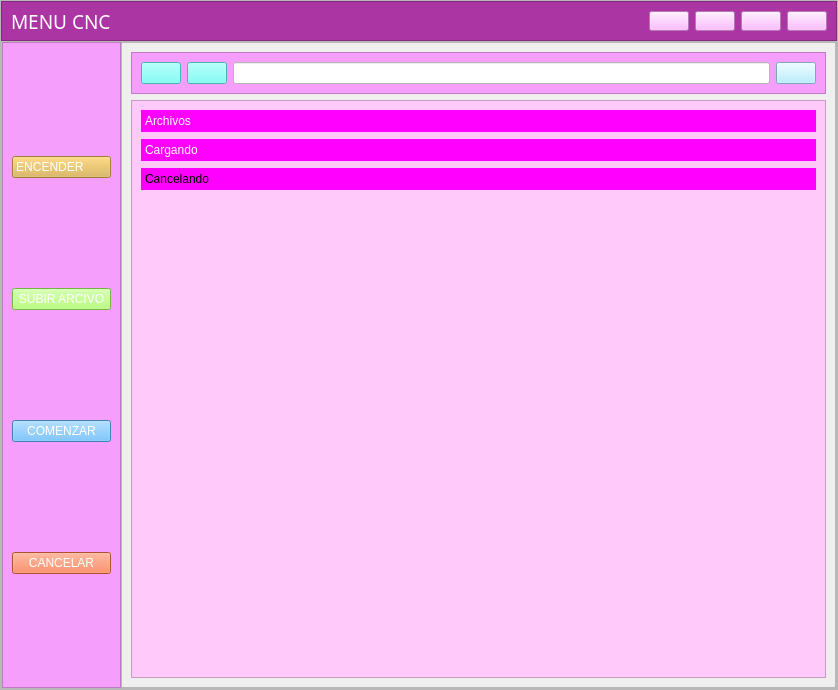
<?xml version="1.0" encoding="UTF-8"?>
<ui version="4.0">
 <class>MainWindow</class>
 <widget class="QMainWindow" name="MainWindow">
  <property name="geometry">
   <rect>
    <x>0</x>
    <y>0</y>
    <width>838</width>
    <height>690</height>
   </rect>
  </property>
  <property name="windowTitle">
   <string>MainWindow</string>
  </property>
  <widget class="QWidget" name="centralwidget">
   <property name="styleSheet">
    <string notr="true">background-color: qlineargradient(spread:pad, x1:0, y1:0, x2:1, y2:0, stop:0 rgba(245, 224, 176, 255), stop:0.09 rgba(246, 189, 237, 255), stop:0.14 rgba(194, 207, 246, 255), stop:0.19 rgba(184, 160, 168, 255), stop:0.25 rgba(171, 186, 248, 255), stop:0.32 rgba(243, 248, 224, 255), stop:0.385 rgba(249, 162, 183, 255), stop:0.47 rgba(100, 115, 124, 255), stop:0.58 rgba(251, 205, 202, 255), stop:0.65 rgba(170, 128, 185, 255), stop:0.75 rgba(252, 222, 204, 255), stop:0.805 rgba(206, 122, 218, 255), stop:0.86 rgba(254, 223, 175, 255), stop:0.91 rgba(254, 236, 244, 255), stop:1 rgba(255, 191, 221, 255));</string>
   </property>
   <layout class="QHBoxLayout" name="horizontalLayout_5">
    <property name="spacing">
     <number>0</number>
    </property>
    <property name="leftMargin">
     <number>0</number>
    </property>
    <property name="topMargin">
     <number>0</number>
    </property>
    <property name="rightMargin">
     <number>0</number>
    </property>
    <property name="bottomMargin">
     <number>0</number>
    </property>
    <item>
     <widget class="QFrame" name="frame">
      <property name="frameShape">
       <enum>QFrame::StyledPanel</enum>
      </property>
      <property name="frameShadow">
       <enum>QFrame::Raised</enum>
      </property>
      <layout class="QVBoxLayout" name="verticalLayout_2" stretch="1,0">
       <property name="spacing">
        <number>0</number>
       </property>
       <property name="leftMargin">
        <number>0</number>
       </property>
       <property name="topMargin">
        <number>0</number>
       </property>
       <property name="rightMargin">
        <number>0</number>
       </property>
       <property name="bottomMargin">
        <number>0</number>
       </property>
       <item>
        <widget class="QFrame" name="frame_superior">
         <property name="maximumSize">
          <size>
           <width>16777215</width>
           <height>40</height>
          </size>
         </property>
         <property name="styleSheet">
          <string notr="true">background-color: rgb(172, 53, 164);</string>
         </property>
         <property name="frameShape">
          <enum>QFrame::StyledPanel</enum>
         </property>
         <property name="frameShadow">
          <enum>QFrame::Raised</enum>
         </property>
         <layout class="QHBoxLayout" name="horizontalLayout">
          <item>
           <widget class="QLabel" name="label_MENU">
            <property name="enabled">
             <bool>true</bool>
            </property>
            <property name="font">
             <font>
              <family>Gill Sans Ultra Bold</family>
              <pointsize>14</pointsize>
              <weight>50</weight>
              <italic>false</italic>
              <bold>false</bold>
             </font>
            </property>
            <property name="accessibleName">
             <string notr="true"/>
            </property>
            <property name="accessibleDescription">
             <string notr="true"/>
            </property>
            <property name="styleSheet">
             <string notr="true">font: 14pt &quot;Gill Sans Ultra Bold&quot;;
color:rgb(255, 255, 255);
bord: rgb(1, 227, 252);</string>
            </property>
            <property name="text">
             <string>MENU CNC</string>
            </property>
           </widget>
          </item>
          <item>
           <spacer name="horizontalSpacer">
            <property name="orientation">
             <enum>Qt::Horizontal</enum>
            </property>
            <property name="sizeHint" stdset="0">
             <size>
              <width>551</width>
              <height>17</height>
             </size>
            </property>
           </spacer>
          </item>
          <item>
           <widget class="QPushButton" name="bt_minimizar">
            <property name="styleSheet">
             <string notr="true">background-color:rgb(255, 170, 255)</string>
            </property>
            <property name="text">
             <string/>
            </property>
            <property name="icon">
             <iconset>
              <normaloff>imagenes/bajar.svg</normaloff>imagenes/bajar.svg</iconset>
            </property>
           </widget>
          </item>
          <item>
           <widget class="QPushButton" name="bt_restaurar">
            <property name="styleSheet">
             <string notr="true">background-color:rgb(255, 170, 255)</string>
            </property>
            <property name="text">
             <string/>
            </property>
            <property name="icon">
             <iconset>
              <normaloff>imagenes/maximizar.svg</normaloff>imagenes/maximizar.svg</iconset>
            </property>
           </widget>
          </item>
          <item>
           <widget class="QPushButton" name="bt_maximizar">
            <property name="styleSheet">
             <string notr="true">background-color:rgb(255, 170, 255)</string>
            </property>
            <property name="text">
             <string/>
            </property>
            <property name="icon">
             <iconset>
              <normaloff>imagenes/minimizar.svg</normaloff>imagenes/minimizar.svg</iconset>
            </property>
           </widget>
          </item>
          <item>
           <widget class="QPushButton" name="bt_cerrar">
            <property name="styleSheet">
             <string notr="true">background-color:rgb(255, 170, 255)</string>
            </property>
            <property name="text">
             <string/>
            </property>
            <property name="icon">
             <iconset>
              <normaloff>imagenes/cerrar.svg</normaloff>imagenes/cerrar.svg</iconset>
            </property>
           </widget>
          </item>
         </layout>
        </widget>
       </item>
       <item>
        <widget class="QFrame" name="frame_3">
         <property name="enabled">
          <bool>true</bool>
         </property>
         <property name="frameShape">
          <enum>QFrame::StyledPanel</enum>
         </property>
         <property name="frameShadow">
          <enum>QFrame::Raised</enum>
         </property>
         <layout class="QHBoxLayout" name="horizontalLayout_2">
          <property name="spacing">
           <number>0</number>
          </property>
          <property name="leftMargin">
           <number>0</number>
          </property>
          <property name="topMargin">
           <number>0</number>
          </property>
          <property name="rightMargin">
           <number>0</number>
          </property>
          <property name="bottomMargin">
           <number>0</number>
          </property>
          <item>
           <widget class="QFrame" name="menu_lateral">
            <property name="styleSheet">
             <string notr="true">background-color: rgb(246, 158, 252);

</string>
            </property>
            <property name="frameShape">
             <enum>QFrame::StyledPanel</enum>
            </property>
            <property name="frameShadow">
             <enum>QFrame::Raised</enum>
            </property>
            <layout class="QVBoxLayout" name="verticalLayout_7">
             <item>
              <widget class="QPushButton" name="bt_uno">
               <property name="styleSheet">
                <string notr="true">font: 16pt &quot;Bauhaus 93&quot;;
color: rgb(255, 255, 255);
background-color: rgb(220, 178, 73);
alternate-background-color: rgb(0, 0, 0);</string>
               </property>
               <property name="text">
                <string>ENCENDER       </string>
               </property>
               <property name="icon">
                <iconset>
                 <normaloff>imagenes/eevee_icon-icons.com_67563.svg</normaloff>imagenes/eevee_icon-icons.com_67563.svg</iconset>
               </property>
               <property name="iconSize">
                <size>
                 <width>40</width>
                 <height>40</height>
                </size>
               </property>
              </widget>
             </item>
             <item>
              <widget class="QPushButton" name="bt_dos">
               <property name="layoutDirection">
                <enum>Qt::LeftToRight</enum>
               </property>
               <property name="styleSheet">
                <string notr="true">font: 16pt &quot;Bauhaus 93&quot;;
COLOR:rgb(255, 255, 255);
background-color: rgb(162, 252, 93);</string>
               </property>
               <property name="text">
                <string>SUBIR ARCIVO</string>
               </property>
               <property name="icon">
                <iconset>
                 <normaloff>imagenes/bulbasaur_icon-icons.com_67580.svg</normaloff>imagenes/bulbasaur_icon-icons.com_67580.svg</iconset>
               </property>
               <property name="iconSize">
                <size>
                 <width>40</width>
                 <height>40</height>
                </size>
               </property>
              </widget>
             </item>
             <item>
              <widget class="QPushButton" name="bt_tres">
               <property name="layoutDirection">
                <enum>Qt::LeftToRight</enum>
               </property>
               <property name="autoFillBackground">
                <bool>false</bool>
               </property>
               <property name="styleSheet">
                <string notr="true">font: 16pt &quot;Bauhaus 93&quot;;
COLOR:rgb(255, 255, 255);
background-color: rgb(87, 180, 252);</string>
               </property>
               <property name="text">
                <string>COMENZAR</string>
               </property>
               <property name="icon">
                <iconset>
                 <normaloff>imagenes/snorlax_icon-icons.com_67505.svg</normaloff>imagenes/snorlax_icon-icons.com_67505.svg</iconset>
               </property>
               <property name="iconSize">
                <size>
                 <width>40</width>
                 <height>40</height>
                </size>
               </property>
              </widget>
             </item>
             <item>
              <widget class="QPushButton" name="bt_cuatro">
               <property name="styleSheet">
                <string notr="true">font: 16pt &quot;Bauhaus 93&quot;;
color: rgb(255, 255, 255);
background-color: rgb(248, 110, 64);</string>
               </property>
               <property name="text">
                <string>CANCELAR</string>
               </property>
               <property name="icon">
                <iconset>
                 <normaloff>imagenes/charmander_icon-icons.com_67576.svg</normaloff>imagenes/charmander_icon-icons.com_67576.svg</iconset>
               </property>
               <property name="iconSize">
                <size>
                 <width>40</width>
                 <height>40</height>
                </size>
               </property>
              </widget>
             </item>
            </layout>
           </widget>
          </item>
          <item>
           <widget class="QFrame" name="frame_paginas">
            <property name="styleSheet">
             <string notr="true">background-color: qlineargradient(spread:pad, x1:0, y1:0, x2:1, y2:0, stop:0 rgba(245, 224, 176, 255), stop:0.09 rgba(246, 189, 237, 255), stop:0.14 rgba(194, 207, 246, 255), stop:0.19 rgba(184, 160, 168, 255), stop:0.25 rgba(171, 186, 248, 255), stop:0.32 rgba(243, 248, 224, 255), stop:0.385 rgba(249, 162, 183, 255), stop:0.47 rgba(100, 115, 124, 255), stop:0.58 rgba(251, 205, 202, 255), stop:0.65 rgba(170, 128, 185, 255), stop:0.75 rgba(252, 222, 204, 255), stop:0.805 rgba(206, 122, 218, 255), stop:0.86 rgba(254, 223, 175, 255), stop:0.91 rgba(254, 236, 244, 255), stop:1 rgba(255, 191, 221, 255));


</string>
            </property>
            <property name="frameShape">
             <enum>QFrame::StyledPanel</enum>
            </property>
            <property name="frameShadow">
             <enum>QFrame::Raised</enum>
            </property>
            <layout class="QVBoxLayout" name="verticalLayout_3">
             <item>
              <widget class="QFrame" name="frame_4">
               <property name="maximumSize">
                <size>
                 <width>16777215</width>
                 <height>50</height>
                </size>
               </property>
               <property name="styleSheet">
                <string notr="true">background-color:rgb(246, 158, 252);
</string>
               </property>
               <property name="frameShape">
                <enum>QFrame::StyledPanel</enum>
               </property>
               <property name="frameShadow">
                <enum>QFrame::Raised</enum>
               </property>
               <layout class="QHBoxLayout" name="horizontalLayout_3">
                <item>
                 <widget class="QPushButton" name="bt_menu_uno">
                  <property name="styleSheet">
                   <string notr="true">background-color: rgb(97, 252, 242);</string>
                  </property>
                  <property name="text">
                   <string/>
                  </property>
                  <property name="icon">
                   <iconset>
                    <normaloff>imagenes/left-arrows_icon-icons.com_70075.svg</normaloff>imagenes/left-arrows_icon-icons.com_70075.svg</iconset>
                  </property>
                  <property name="iconSize">
                   <size>
                    <width>32</width>
                    <height>32</height>
                   </size>
                  </property>
                 </widget>
                </item>
                <item>
                 <widget class="QPushButton" name="bt_menu_dos">
                  <property name="styleSheet">
                   <string notr="true">
background-color: rgb(97, 252, 242);</string>
                  </property>
                  <property name="text">
                   <string/>
                  </property>
                  <property name="icon">
                   <iconset>
                    <normaloff>imagenes/right-arrows_icon-icons.com_69943.svg</normaloff>imagenes/right-arrows_icon-icons.com_69943.svg</iconset>
                  </property>
                  <property name="iconSize">
                   <size>
                    <width>32</width>
                    <height>32</height>
                   </size>
                  </property>
                 </widget>
                </item>
                <item>
                 <widget class="QLineEdit" name="lineEdit">
                  <property name="styleSheet">
                   <string notr="true">background-color: rgb(255, 255, 255);</string>
                  </property>
                 </widget>
                </item>
                <item>
                 <widget class="QPushButton" name="pushButton_11">
                  <property name="styleSheet">
                   <string notr="true">background-color: rgb(169, 235, 255);</string>
                  </property>
                  <property name="text">
                   <string/>
                  </property>
                  <property name="icon">
                   <iconset>
                    <normaloff>imagenes/loupe_78956.svg</normaloff>imagenes/loupe_78956.svg</iconset>
                  </property>
                 </widget>
                </item>
               </layout>
              </widget>
             </item>
             <item>
              <widget class="QFrame" name="frame_5">
               <property name="styleSheet">
                <string notr="true">background-color: rgb(255, 202, 250);</string>
               </property>
               <property name="frameShape">
                <enum>QFrame::StyledPanel</enum>
               </property>
               <property name="frameShadow">
                <enum>QFrame::Raised</enum>
               </property>
               <layout class="QHBoxLayout" name="horizontalLayout_4">
                <item>
                 <widget class="QToolBox" name="toolBox">
                  <property name="styleSheet">
                   <string notr="true">
QToolBox::tab{
	background-color: rgb(255, 0, 255);
font: 75 16pt &quot;Bauhaus 93&quot;;
color: rgb(255, 255, 255);
}

QToolBox::tab:selected{
	background-color: rgb(255, 0, 255);
font: 75 16pt &quot;Bauhaus 93&quot;;
color: rgb(0, 0, 0);
}</string>
                  </property>
                  <property name="currentIndex">
                   <number>2</number>
                  </property>
                  <property name="tabSpacing">
                   <number>7</number>
                  </property>
                  <widget class="QWidget" name="page_uno">
                   <property name="geometry">
                    <rect>
                     <x>0</x>
                     <y>0</y>
                     <width>589</width>
                     <height>457</height>
                    </rect>
                   </property>
                   <attribute name="icon">
                    <iconset>
                     <normaloff>imagenes/squirtle_icon-icons.com_67504.svg</normaloff>imagenes/squirtle_icon-icons.com_67504.svg</iconset>
                   </attribute>
                   <attribute name="label">
                    <string>Archivos</string>
                   </attribute>
                   <layout class="QVBoxLayout" name="verticalLayout"/>
                  </widget>
                  <widget class="QWidget" name="page_dos">
                   <property name="geometry">
                    <rect>
                     <x>0</x>
                     <y>0</y>
                     <width>589</width>
                     <height>457</height>
                    </rect>
                   </property>
                   <attribute name="icon">
                    <iconset>
                     <normaloff>imagenes/psyduck_icon-icons.com_67509.svg</normaloff>imagenes/psyduck_icon-icons.com_67509.svg</iconset>
                   </attribute>
                   <attribute name="label">
                    <string>Cargando</string>
                   </attribute>
                   <layout class="QVBoxLayout" name="verticalLayout_4">
                    <item>
                     <widget class="QWidget" name="widget" native="true">
                      <widget class="QLabel" name="label_uno">
                       <property name="geometry">
                        <rect>
                         <x>50</x>
                         <y>50</y>
                         <width>431</width>
                         <height>331</height>
                        </rect>
                       </property>
                       <property name="text">
                        <string/>
                       </property>
                      </widget>
                     </widget>
                    </item>
                   </layout>
                  </widget>
                  <widget class="QWidget" name="page_tres">
                   <property name="geometry">
                    <rect>
                     <x>0</x>
                     <y>0</y>
                     <width>589</width>
                     <height>457</height>
                    </rect>
                   </property>
                   <attribute name="icon">
                    <iconset>
                     <normaloff>imagenes/pikachu_icon-icons.com_67535.svg</normaloff>imagenes/pikachu_icon-icons.com_67535.svg</iconset>
                   </attribute>
                   <attribute name="label">
                    <string>Cancelando</string>
                   </attribute>
                   <layout class="QVBoxLayout" name="verticalLayout_6">
                    <item>
                     <widget class="QWidget" name="widget_2" native="true">
                      <widget class="QLabel" name="label_dos">
                       <property name="geometry">
                        <rect>
                         <x>110</x>
                         <y>40</y>
                         <width>321</width>
                         <height>281</height>
                        </rect>
                       </property>
                       <property name="text">
                        <string/>
                       </property>
                      </widget>
                     </widget>
                    </item>
                   </layout>
                  </widget>
                 </widget>
                </item>
               </layout>
              </widget>
             </item>
            </layout>
           </widget>
          </item>
         </layout>
        </widget>
       </item>
      </layout>
     </widget>
    </item>
   </layout>
  </widget>
 </widget>
 <resources/>
 <connections/>
</ui>
